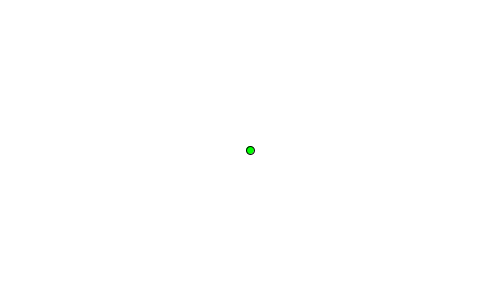
Frame 1 (no input)
Frame 60 (the mouse pressed at the canvas centre just before this capture): identical to frame 1, image omitted
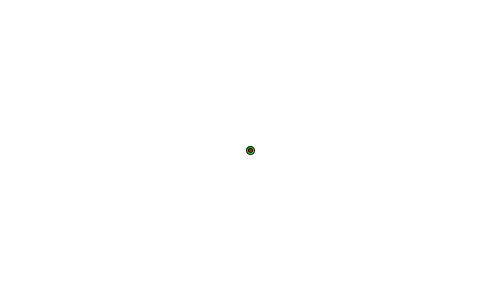
Frame 120 (the mouse held since frame 60 and released just before this capture)

The Processing sketch that drew these frames (run headless with seeded random() and noise(); from frame 60 on, the mouse is pressed at the canvas centre):

// Processing sketch: FireToCenter
// ── FireToCenter.pde
boolean bFiring;
float x, y;
float xSpeed, ySpeed;

float targetX, targetY;

void setup()
{
  size(500, 300);
  targetX = width / 2;
  targetY = height / 2;
}

void draw()
{
  background(255);
  fill(#00FF00);
  ellipse(targetX, targetY, 8, 8);
  if (bFiring)
  {
    x += xSpeed;
    y += ySpeed;
    fill(#FF0000);
    ellipse(x, y, 4, 4);
    if (abs(x - targetX) < abs(xSpeed) && abs(y - targetY) < abs(ySpeed))
    {
      bFiring = false;
    }
  }
}

void mousePressed()
{
  x = mouseX;
  y = mouseY;
  float xDist = targetX - x;
  float yDist = targetY - y;
  PVector dist = new PVector(xDist, yDist);
  dist.normalize();
  xSpeed = dist.x * 3;
  ySpeed = dist.y * 3;
  println("Speed: " + xSpeed + " " + ySpeed);
  bFiring = true;
}
